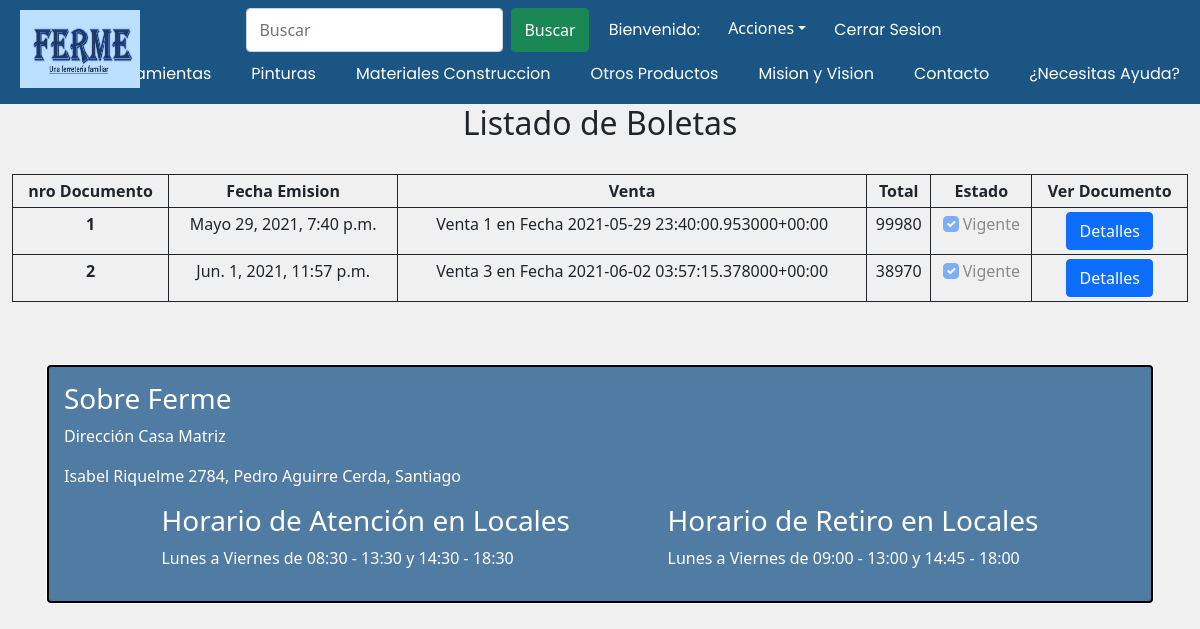
The app's page /listado_boleta (signed in) with its own data.
### WebPage/models.py (models this page shows, shortened)
class Boleta(models.Model):
    nroBoleta = models.AutoField(primary_key = True)
    fechaEmision = models.DateTimeField(auto_now=False, auto_now_add=False)
    total = models.IntegerField()
    idVenta = models.ForeignKey(Venta, on_delete=models.CASCADE)
    vigente = models.BooleanField(default = True)

class Venta(models.Model):
    idVenta = models.AutoField(primary_key = True)
    fechaVenta = models.DateTimeField(auto_now=False, auto_now_add=False)
    idCliente = models.ForeignKey(Cliente, on_delete=models.CASCADE)
    total = models.IntegerField()
    valido = models.BooleanField(default=True)
    def __str__(self):
        nombre = ''
        nombre = nombre + 'Venta ' + str(self.idVenta) + ' en Fecha ' + str(self.fechaVenta)
        return nombre

### WebPage/views.py (the view)
# urls.py: path('listado_boleta', ListaBoleta.as_view(), name="LISTABOLETA"),
@method_decorator(login_required(login_url='login/'), name='dispatch')
@method_decorator(group_required('Vendedor'), name='dispatch')
class ListaBoleta(ListView):
    model = Boleta
    template_name = 'listadoBoletas.html'
    context_object_name = 'Boletas'

### WebPage/views.py (called while the page is built)
def group_required(*group_names):
   def in_groups(u):
       if u.is_authenticated:
           if bool(u.groups.filter(name__in=group_names)) | u.is_superuser:
               return True
       return False
   return user_passes_test(in_groups)

### WebPage/templates/listadoBoletas.html (shortened to what this page needs)
{% extends "Template.html" %}
{% load static %}
{% block estilos %}
    <link rel="stylesheet" href="{% static 'css/index.css' %}">
{% endblock estilos %}
{% block contenido %}
    <h2 class="text-center">Listado de Boletas</h2>
    <br>
    <div class="container-fluid mx-auto overflow-auto table-responsive-sm">
    <table class ="table table-sm table-bordered border-dark text-center">
        <thead>
        <tr>
            <th>nro Documento</th>
            <th>Fecha Emision</th>
            <th>Venta</th>
            <th>Total</th>
            <th>Estado</th>
            <th>Ver Documento</th>
        </tr>
        </thead>
        <tbody>
        {% for doc in object_list %}
        <tr>
            <th>{{doc.nroBoleta}}</th>
                <td>{{doc.fechaEmision}}</td>
                <td>{{doc.idVenta}}</td>
                <td>{{doc.total}}</td>
                {% if doc.vigente %}
                <td>
                    <input class="form-check-input" type="checkbox" id="inlineCheckbox1" value="option1" checked disabled>
                    <label class="form-check-label" for="inlineCheckbox1">Vigente</label>
                </td>
                {% else %}
                <td>
                    <input class="form-check-input" type="checkbox" id="inlineCheckbox1" value="option1" disabled>
                    <label class="form-check-label" for="inlineCheckbox1">Vigente</label>
                </td>
                {% endif %}
                <td><a href="/boleta/{{doc.nroBoleta}}" class="btn btn-primary" role="button">Detalles</a></td>
        </tr>
        {% endfor %}
        </tbody>
    </table>
    </div>
{% endblock contenido %}

### WebPage/static/css/template.css (style rules this page uses)
* { margin: 0px; padding: 0px; box-sizing: border-box; list-style: none; }

### records on screen
Boleta: nroBoleta "1", fechaEmision "Mayo 29, 2021, 7:40 p.m.", idVenta "Venta 1 en Fecha 2021-05-29 23:40:00.953000+00:00", total "99980"
Boleta: nroBoleta "2", fechaEmision "Jun. 1, 2021, 11:57 p.m.", idVenta "Venta 3 en Fecha 2021-06-02 03:57:15.378000+00:00", total "38970"
